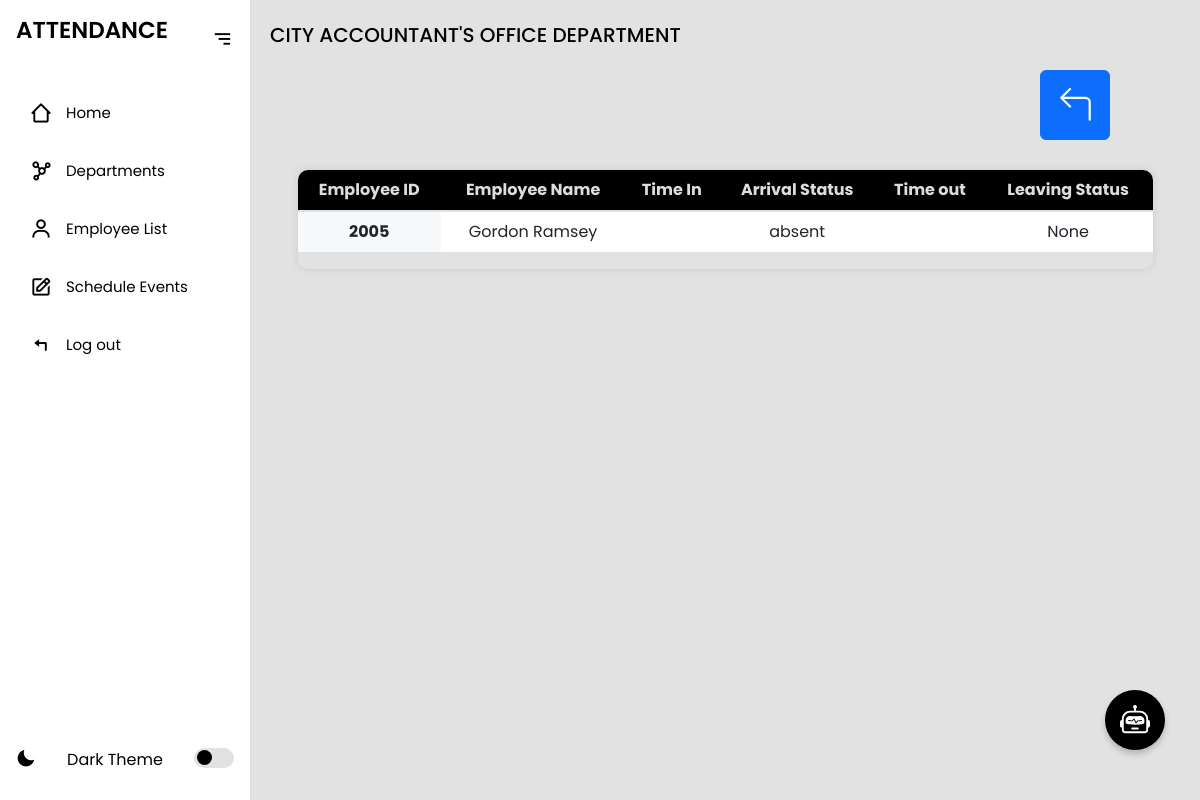
Before: /departments/view/3/ (signed in) with the older database file.
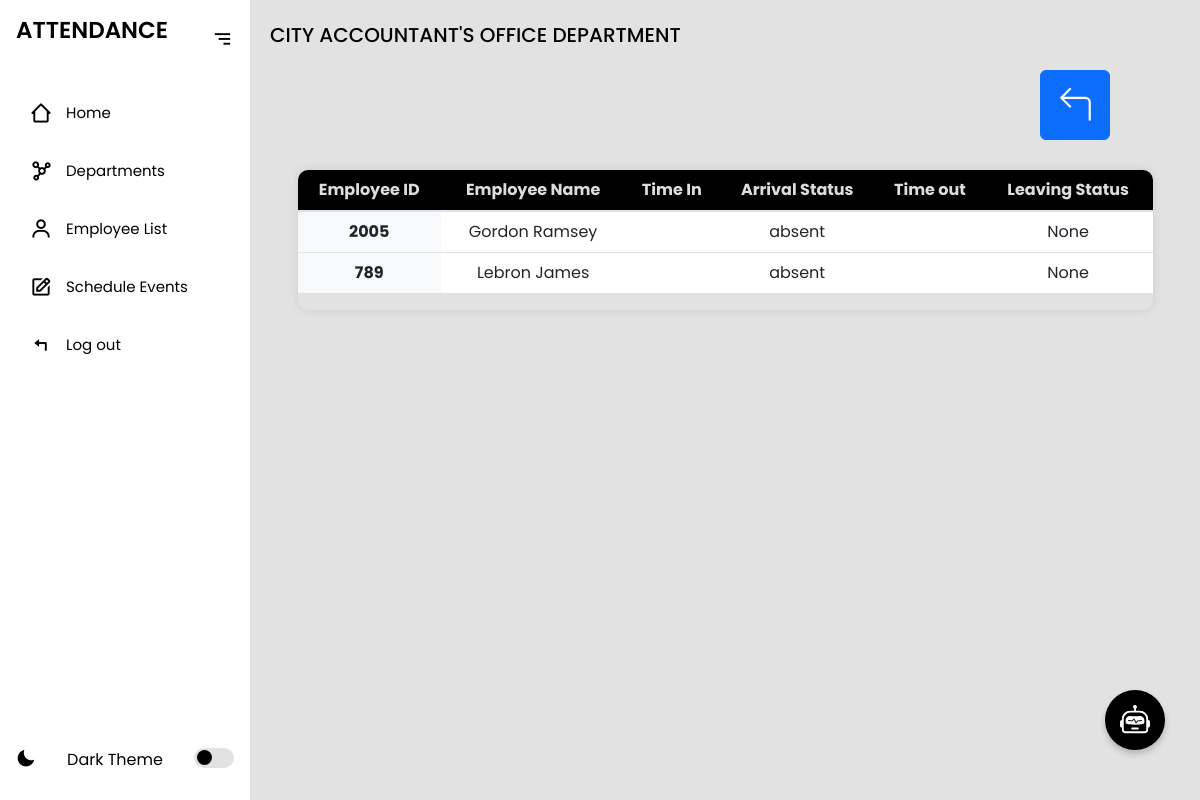
After: the same page with the newer database file.
### myapp/models.py (models this page shows, shortened)
class Attendance(models.Model):
    employee = models.ForeignKey(Employee, on_delete=models.CASCADE)
    date = models.DateField()
    time_in = models.TimeField(null=True, blank=True)
    time_out = models.TimeField(null=True, blank=True)
    arrival_status = models.CharField(max_length=10, choices=[
        ('ontime', 'On Time'),
        ('late', 'Late'),
        ('absent', 'Absent'),
    ])
    timeout_status = models.CharField(max_length=10, choices=[  # New status for time_out
        ('ontime', 'On Time'),
        ('early', 'Left Early'),     # "Undertime"
        ('overtime', 'Overtime'),    # "Overtime"
    ], null=True, blank=True)
    class Meta:
        unique_together = ('employee', 'date')  # Ensure one record per employee per day

class Employee(models.Model):
    employee_id = models.CharField(max_length=100, unique=True)
    first_name = models.CharField(max_length=120)
    last_name = models.CharField(max_length=120)
    username = models.CharField(max_length=100, unique=True, default='defaultuser')
    password = models.CharField(max_length=128, default='defaultpassword')
    department_name = models.ForeignKey(Department, on_delete=models.CASCADE, related_name='employees')
    updated = models.DateTimeField(auto_now=True)
    created = models.DateTimeField(auto_now_add=True)
    class Meta:
        ordering = ['-updated', '-created']

### myapp/views.py (the view)
# urls.py: path('departments/view/<int:department_id>/', viewdepartment, name='viewdepartment'),
@login_required
def viewdepartment(request, department_id):
    department = Department.objects.get(id=department_id)
    selected_date = get_selected_date(request)
    employees = Employee.objects.filter(department_name=department)
    attendance_records = Attendance.objects.filter(employee__in=employees, date=selected_date)
    return render(request, 'viewdepartments.html', {
        'department': department,
        'employees': employees,
        'attendance_records': attendance_records,
        'default_date': selected_date,
    })

### myapp/views.py (called while the page is built)
def get_selected_date(request):
    date_str = request.GET.get('date', timezone.now().date().isoformat())
    return timezone.datetime.fromisoformat(date_str).date()

### myapp/templates/viewdepartments.html (shortened to what this page needs)
{% extends 'index.html' %}
{% block content %}
<section class="home">
    <p>{{ department.name }} DEPARTMENT</p>
    <div style="display: flex; justify-content: end; margin-right: 90px;">
        <a href="{% url 'departments' %}" class="btn btn-primary" style="display: flex; justify-content: center; align-items: center; width: 70px; height: 70px;">
        </a>
    </div>
    <div class="table-container">
    <table class="table">
        <thead>
            <tr>
                <th scope="col">Employee ID</th>
                <th scope="col">Employee Name</th>
                <th scope="col">Time In</th>
                <th scope="col">Arrival Status</th>
                <th scope="col">Time out</th>
                <th scope="col">Leaving Status</th>
            </tr>
        </thead>
        <tbody>
          {% for record in attendance_records %}
          <tr>
              <th scope="row">{{ record.employee.employee_id }}</th>
              <td>{{ record.employee.first_name }} {{ record.employee.last_name }}</td>
              <td>{{ record.time_in|time:"g:i a" }}</td>
              <td>{{ record.arrival_status }}</td>
              <td>{{ record.time_out|time:"g:i a" }}</td>
            <td>{{ record.timeout_status }}</td>
          </tr>
          {% empty %}
          <tr>
              <td colspan="6">No attendance available</td>
          </tr>
          {% endfor %}
      </tbody>
    </table>
</div>
</section>
{% endblock %}

Changed rows visible on the page:
added Attendance: employee.employee_id "789", employee.first_name "Lebron", employee.last_name "James", arrival_status "absent", timeout_status "None"
